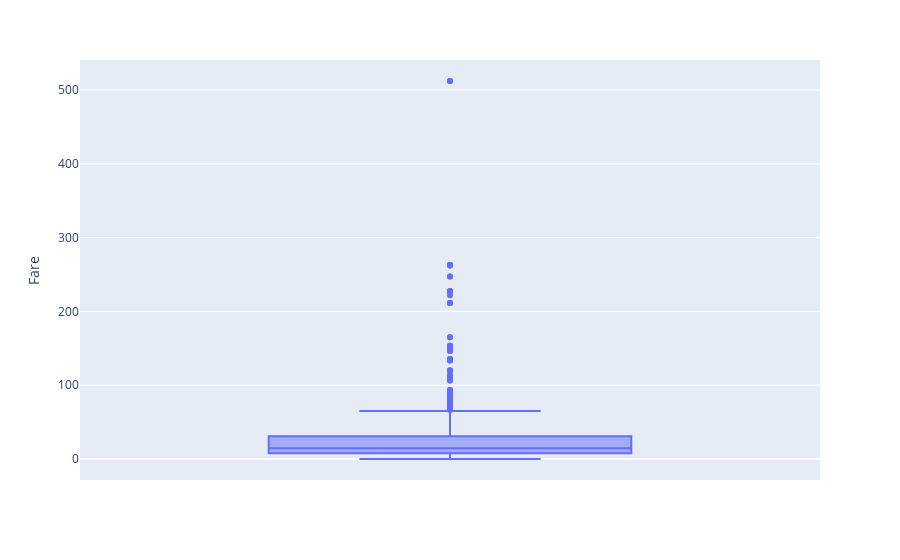

Source (notebook cell):
### Markdown cell above
Analizando outliers en la tarifa

### Code cell
import plotly.express as px
fig = px.box(data, y="Fare")
fig.show()

### Figure 1 — Plotly figure (JSON) as saved in the notebook; plotly's stock layout.template omitted (floating-point values rounded to 4 significant figures; data arrays with more than 128 entries replaced by an {"elided": "..."} marker saying what was removed)
{"data": [{"alignmentgroup": "True", "hovertemplate": "Fare=%{y}<extra></extra>", "legendgroup": "", "marker": {"color": "#636efa"}, "name": "", "notched": false, "offsetgroup": "", "orientation": "v", "showlegend": false, "type": "box", "x0": " ", "xaxis": "x", "y": {"elided": "891 float values"}, "y0": " ", "yaxis": "y"}], "layout": {"boxmode": "group", "legend": {"tracegroupgap": 0}, "margin": {"t": 60}, "xaxis": {"anchor": "y", "domain": [0, 1]}, "yaxis": {"anchor": "x", "domain": [0, 1], "title": {"text": "Fare"}}}}
